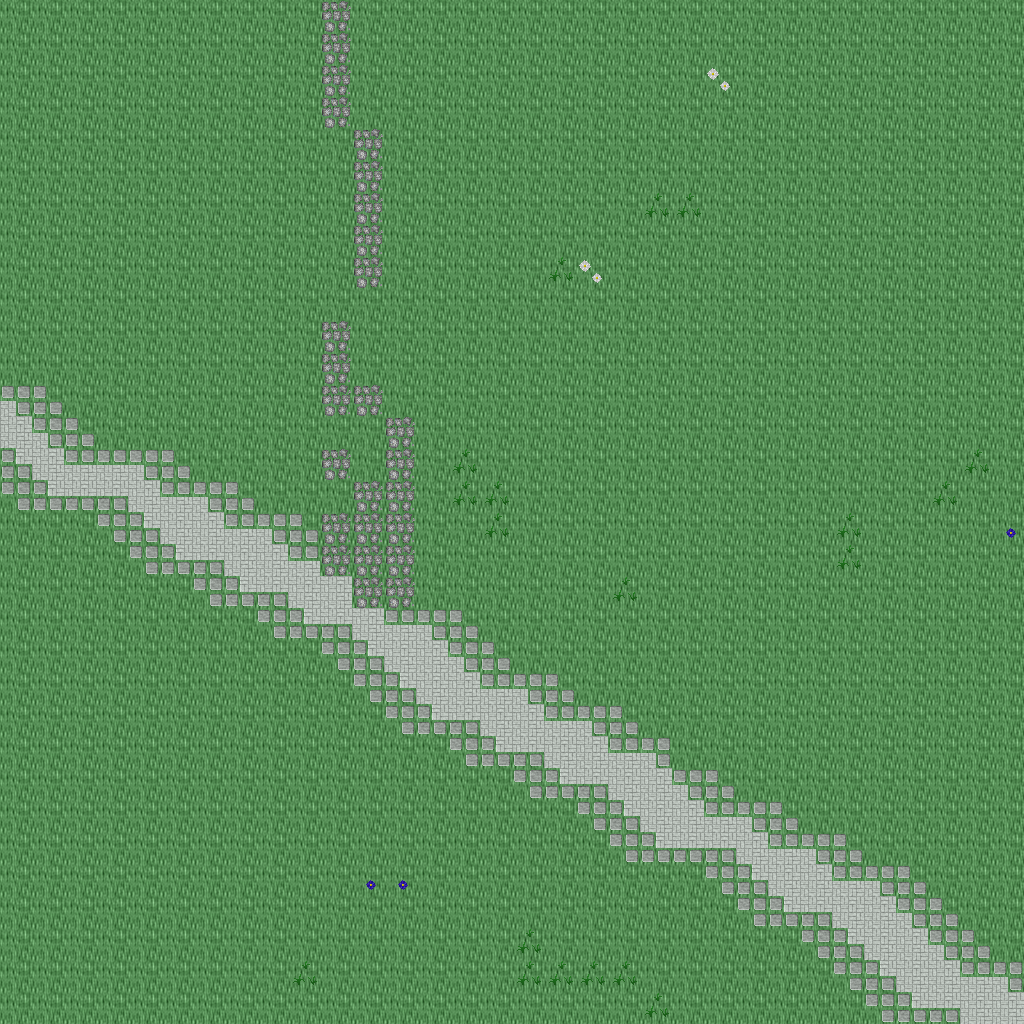

Below is a game level as drawn by its tile map, then a one-line description and the .tmx that defines it (tile-layer data replaced by summaries):
An orthogonal 32x32 tile map with 32x32 px tiles, 5 tile layers (Ground, Objects, Objects2, Above, ...), 1 hidden layer not drawn, 24 tilesets.

<map version="1.10" tiledversion="1.11.0" orientation="orthogonal" renderorder="right-down" width="32" height="32" tilewidth="32" tileheight="32" infinite="0" nextlayerid="11" nextobjectid="1">
 <tileset firstgid="1" name="ground_ground" tilewidth="32" tileheight="32" tilecount="33" columns="3">
  <image source="../drawable/ground_ground.png" width="96" height="352" />
 </tileset>
 <tileset firstgid="34" name="ground_ridge_earth_dark" tilewidth="32" tileheight="32" tilecount="96" columns="12">
  <image source="../drawable/ground_ridge_earth_dark.png" width="384" height="256" />
 </tileset>
 <tileset firstgid="130" name="plant_grasses" tilewidth="32" tileheight="32" tilecount="6" columns="3">
  <image source="../drawable/plant_grasses.png" width="96" height="64" />
 </tileset>
 <tileset firstgid="136" name="ground_grass_edges" tilewidth="32" tileheight="32" tilecount="36" columns="12">
  <image source="../drawable/ground_grass_edges.png" width="384" height="96" />
 </tileset>
 <tileset firstgid="172" name="ground_rock_pebbles" tilewidth="32" tileheight="32" tilecount="3" columns="1">
  <image source="../drawable/ground_rock_pebbles.png" width="32" height="96" />
 </tileset>
 <tileset firstgid="175" name="plant_flower_daisy_blue" tilewidth="32" tileheight="32" tilecount="8" columns="2">
  <image source="../drawable/plant_flower_daisy_blue.png" width="64" height="128" />
 </tileset>
 <tileset firstgid="183" name="plant_flower_daisy_white" tilewidth="32" tileheight="32" tilecount="8" columns="2">
  <image source="../drawable/plant_flower_daisy_white.png" width="64" height="128" />
 </tileset>
 <tileset firstgid="191" name="ground_cobbled_paving" tilewidth="32" tileheight="32" tilecount="1" columns="1">
  <image source="../drawable/ground_cobbled_paving.png" width="32" height="32" />
 </tileset>
 <tileset firstgid="192" name="item_pot_dark_barrel" tilewidth="32" tileheight="32" tilecount="2" columns="1">
  <image source="../drawable/item_pot_dark_barrel.png" width="32" height="64" />
 </tileset>
 <tileset firstgid="194" name="item_statue_green_stone" tilewidth="32" tileheight="32" tilecount="12" columns="4">
  <image source="../drawable/item_statue_green_stone.png" width="128" height="96" />
 </tileset>
 <tileset firstgid="206" name="logic_creature_orc" tilewidth="32" tileheight="32" tilecount="6" columns="6">
  <image source="../drawable/logic_creature_orc.png" width="192" height="32" />
 </tileset>
 <tileset firstgid="212" name="logic_creature_gnome" tilewidth="32" tileheight="32" tilecount="6" columns="6">
  <image source="../drawable/logic_creature_gnome.png" width="192" height="32" />
 </tileset>
 <tileset firstgid="218" name="logic_creature_animal" tilewidth="32" tileheight="32" tilecount="32" columns="8">
  <image source="../drawable/logic_creature_animal.png" width="256" height="128" />
 </tileset>
 <tileset firstgid="250" name="logic_item_sign" tilewidth="32" tileheight="32" tilecount="1" columns="1">
  <image source="../drawable/logic_item_sign.png" width="32" height="32" />
 </tileset>
 <tileset firstgid="251" name="logic_collision" tilewidth="32" tileheight="32" tilecount="1" columns="1">
  <image source="../drawable/logic_collision.png" width="32" height="32" />
 </tileset>
 <tileset firstgid="252" name="logic_portal" tilewidth="32" tileheight="32" tilecount="24" columns="8">
  <image source="../drawable/logic_portal.png" width="256" height="96" />
 </tileset>
 <tileset firstgid="276" name="ground_pothole" tilewidth="32" tileheight="32" tilecount="4" columns="4">
  <image source="../drawable/ground_pothole.png" width="128" height="32" />
 </tileset>
 <tileset firstgid="280" name="object_suspension_bridge" tilewidth="32" tileheight="32" tilecount="24" columns="3">
  <image source="../drawable/object_suspension_bridge.png" width="96" height="256" />
 </tileset>
 <tileset firstgid="304" name="item_corpse_huge_animal" tilewidth="32" tileheight="32" tilecount="16" columns="2">
  <image source="../drawable/item_corpse_huge_animal.png" width="64" height="256" />
 </tileset>
 <tileset firstgid="320" name="ground_green_paving" tilewidth="32" tileheight="32" tilecount="18" columns="3">
  <image source="../drawable/ground_green_paving.png" width="96" height="192" />
 </tileset>
 <tileset firstgid="338" name="logic_protection" tilewidth="32" tileheight="32" tilecount="2" columns="2">
  <image source="../drawable/logic_protection.png" width="64" height="32" />
 </tileset>
 <tileset firstgid="340" name="building_chimney_smoke" tilewidth="32" tileheight="32" tilecount="40" columns="4">
  <image source="../drawable/building_chimney_smoke.png" width="128" height="320" />
 </tileset>
 <tileset firstgid="380" name="building_huts" tilewidth="32" tileheight="32" tilecount="338" columns="26">
  <image source="../drawable/building_huts.png" width="832" height="416" />
 </tileset>
 <tileset firstgid="718" name="light_door_light" tilewidth="32" tileheight="32" tilecount="12" columns="3">
  <image source="../drawable/light_door_light.png" width="96" height="128" />
 </tileset>
 <layer id="1" name="Ground" width="32" height="32">
  <data>[1024 cells, 1024 non-empty, 2 distinct tile ids]</data>
 </layer>
 <layer id="2" name="Objects" width="32" height="32">
  <data>[1024 cells, 142 non-empty, 10 distinct tile ids]</data>
 </layer>
 <layer id="3" name="Objects2" width="32" height="32">
  <data>[1024 cells, 0 non-empty, 0 distinct tile ids]</data>
 </layer>
 <layer id="4" name="Above" width="32" height="32">
  <data>[1024 cells, 0 non-empty, 0 distinct tile ids]</data>
 </layer>
 <layer id="5" name="Above2" width="32" height="32">
  <data>[1024 cells, 0 non-empty, 0 distinct tile ids]</data>
 </layer>
 <layer id="6" name="Walkable" width="32" height="32" visible="0">
  <data>[1024 cells, 0 non-empty, 0 distinct tile ids]</data>
 </layer>
 <objectgroup id="7" name="Mapevents" />
 <objectgroup id="8" name="Spawn" />
 <objectgroup id="9" name="Keys" />
 <objectgroup id="10" name="Replace" />
</map>
